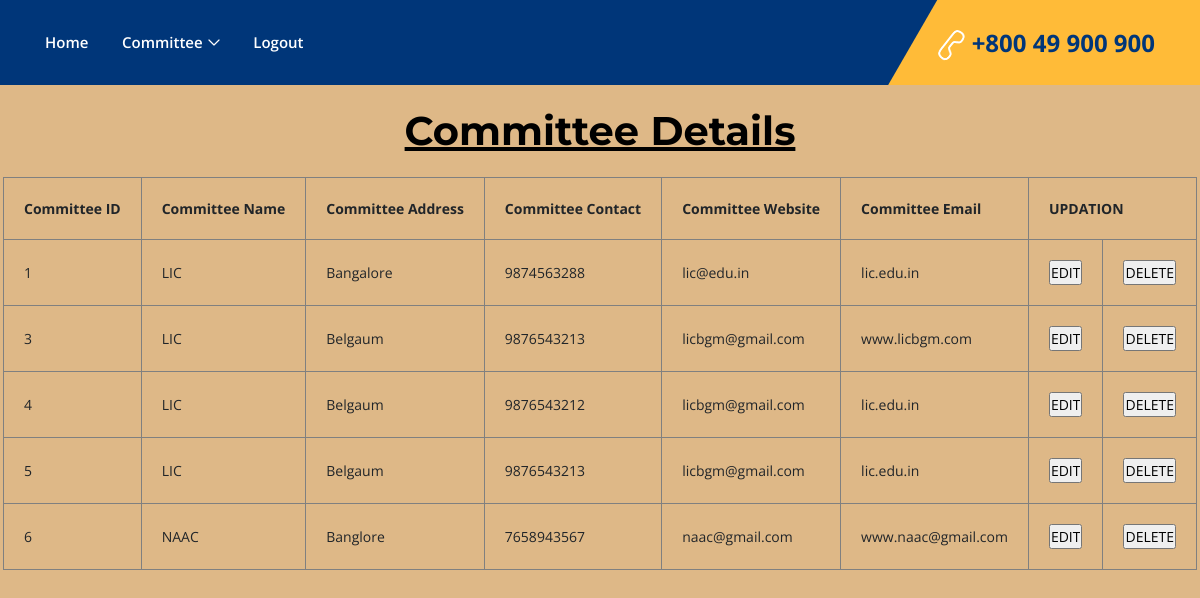
Screenshot of /adminviewcomm.php with the database file from the repository.
### tables this page shows
CREATE TABLE `commitee` (
  `id` int(11) NOT NULL,
  `name` varchar(25) NOT NULL,
  `address` varchar(44) NOT NULL,
  `contact` bigint(20) NOT NULL,
  `email` varchar(58) NOT NULL,
  `website` varchar(62) NOT NULL,
  `password` varchar(33) NOT NULL
);

### adminviewcomm.php (the view, shortened to what this page needs)
<?php
	include "adminnav.php";
	include "connect.php";
 ?>
 <!DOCTYPE html>
 <html>
 <head>
 </head>
 <body>
 	<center>
 		<h1><u>Committee Details</u></h1>
 	<table border="1px;">
 		<tr>
            <th>Committee ID</th>
 			<th>Committee Name</th>
 			<th>Committee Address</th>
            <th>Committee Contact</th>
            <th>Committee Website</th>
            <th>Committee Email</th>
            <th colspan="2">UPDATION</th>
 		</tr>
 		<?php
 			$q="Select * from commitee";
 			$rs=mysqli_query($conn,$q);
 			while($row=mysqli_fetch_assoc($rs))
 			{?>
 				<tr>
 				<td><?php echo $row['id']; ?></td>
                <td><?php echo $row['name']; ?></td>
                <td><?php echo $row['address']; ?></td>
                <td><?php echo $row['contact']; ?></td>
                <td><?php echo $row['email']; ?></td>
                <td><?php echo $row['website']; ?></td>
                <td><input type="button" value="EDIT" onclick="window.location='commedit.php?id=<?php echo $row['id']; ?>'"></td>
                <td><input type="button" value="DELETE" onclick="window.location='commdel.php?id=<?php echo $row['id']; ?>'"></td>
 				</tr>
 			<?php }
 		 ?>
 	</table>
 	</center>
 </body>
 </html>

### adminnav.php (shortened to what this page needs)
<!DOCTYPE html>
<html lang="en">
<head>
    <link rel="stylesheet" href="style.css">
</head>
<body>
    <header class="header-area">
        <div class="credit-main-menu" id="sticker">
            <div class="classy-nav-container breakpoint-off">
                <div class="container">
                    <nav class="classy-navbar justify-content-between" id="creditNav">
                        <div class="classy-menu">
                            <div class="classynav">
                                <ul>
                                    <li><a href="adminindex.php">Home</a></li>
                                    <li><a href="#">Committee</a>
                                    </li>
                                    <li><a href="index.html">Logout</a></li>
                                </ul>
                            </div>
                        </div>
                        <div class="contact">
                            <a href="#"><img src="img/core-img/call2.png" alt=""> +800 49 900 900</a>
                        </div>
                    </nav>
                </div>
            </div>
        </div>
    </header>
</body>
</html>

### style.css (style rules this page uses)
* { margin: 0; padding: 0; }
body { font-family: "Open Sans", sans-serif; font-size: 14px; }
h1, h2, h3, h4, h5, h6 { font-family: "Montserrat", sans-serif; color: #000000; line-height: 1.3; font-weight: 700; }
a, a:hover, a:focus { -webkit-transition-duration: 500ms; transition-duration: 500ms; text-decoration: none; outline: 0 solid transparent; color: #000000; font-weight: 700; font-size: 16px; }
ul, ol { margin: 0; }
ul li, ol li { list-style: none; }
img { height: auto; max-width: 100%; }
.header-area { position: relative; z-index: 1000; width: 100%; }
.header-area .credit-main-menu { position: relative; width: 100%; z-index: 1; background-color: #ffbb38; }
.header-area .credit-main-menu::after { width: 50%; height: 100%; background-color: #003679; position: absolute; top: 0; left: 0; content: ''; z-index: 1; }
.header-area .credit-main-menu .classy-nav-container { background-color: transparent; }
.header-area .credit-main-menu .classy-navbar { height: 85px; padding: 0; background-color: #003679; }
.header-area .credit-main-menu .classy-navbar .classynav ul li a { font-weight: 600; text-transform: capitalize; font-size: 15px; padding: 0 15px; color: #ffffff; }
.header-area .credit-main-menu .classy-navbar .classynav > ul > li:first-child a { padding-left: 0; }
.header-area .credit-main-menu .classy-navbar .classynav ul li.megamenu-item > a::after, .header-area .credit-main-menu .classy-navbar .classynav ul li.has-down > a::after { color: #ffffff; }
.header-area .credit-main-menu .classy-navbar .contact { position: relative; z-index: 1; padding-left: 50px; height: 100%; overflow-y: hidden; overflow-x: hidden; }
.header-area .credit-main-menu .classy-navbar .contact::before { width: 100%; height: 200%; content: ''; position: absolute; top: 42%; left: 0; z-index: -1; background-color: #ffbb38; -webkit-transform: rotate(30deg); transform: rotate(30deg); }
.header-area .credit-main-menu .classy-navbar .contact::after { width: 1000%; height: 100%; content: ''; position: absolute; top: 0; left: 62px; z-index: -1; background-color: #ffbb38; }
.header-area .credit-main-menu .classy-navbar .contact a { display: inline-block; font-size: 24px; color: #003679; font-weight: 700; line-height: 85px; }

### css/classy-nav.css (style rules this page uses)
* { margin: 0; padding: 0; }
body { font-family: "Roboto", sans-serif; }
ul, ol { margin: 0; }
ul li, ol li { list-style: none; }
img { height: auto; max-width: 100%; }
.classy-nav-container { position: relative; z-index: 100; background-color: #ffffff; }
.classy-nav-container * { box-sizing: border-box; }
.classy-nav-container a { -webkit-transition-duration: 500ms; transition-duration: 500ms; text-decoration: none; outline: none; font-size: 14px; font-weight: 400; color: #232323; display: inline-block; }
.justify-content-between { -webkit-box-pack: justify; -ms-flex-pack: justify; justify-content: space-between; }
.classy-navbar { width: 100%; height: 70px; padding: 0.5em 2em; display: -webkit-box; display: -ms-flexbox; display: flex; -webkit-box-align: center; -ms-flex-align: center; -ms-grid-row-align: center; align-items: center; }
.classynav ul li { display: inline-block; clear: both; position: inherit; z-index: 10; }
.classynav ul li.cn-dropdown-item { position: relative; z-index: 10; }
.classynav ul li a { padding: 0 12px; display: block; height: 35px; font-size: 14px; line-height: 34px; }
.classynav ul li.megamenu-item > a:after, .classynav ul li.has-down > a:after { font-family: 'classyfonts'; content: "\e900"; font-size: 12px; color: #000000; padding-left: 5px; -webkit-transition-duration: 500ms; transition-duration: 500ms; }
.breakpoint-off .classynav { display: -webkit-box; display: -ms-flexbox; display: flex; -webkit-box-align: center; -ms-flex-align: center; -ms-grid-row-align: center; align-items: center; }

### adminviewcomm.php (style rules this page uses)
h1 { margin-top: 20px; }
th,td { padding: 20px; }
table { margin-top: 20px; }
body { background-color: burlywood; background-repeat: no-repeat; background-size: cover; }

### rows the page displays
commitee: id "1", name "LIC", address "Bangalore", contact "9874563288", email "lic@edu.in", website "lic.edu.in"
commitee: id "3", name "LIC", address "Belgaum", contact "9876543213", email "licbgm@gmail.com", website "www.licbgm.com"
commitee: id "4", name "LIC", address "Belgaum", contact "9876543212", email "licbgm@gmail.com", website "lic.edu.in"
commitee: id "5", name "LIC", address "Belgaum", contact "9876543213", email "licbgm@gmail.com", website "lic.edu.in"
commitee: id "6", name "NAAC", address "Banglore", contact "7658943567", email "naac@gmail.com", website "www.naac@gmail.com"
